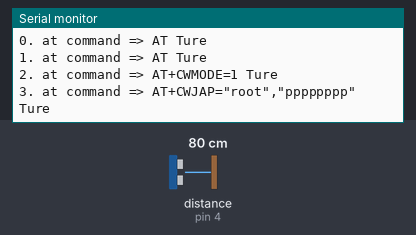
This sketch was run on a simulated Arduino Uno, built with avr-gcc and run on an emulated ATmega328P. On the bench: the last lines printed to the serial monitor. Wiring (inferred from the names in the program): ultrasonic range finder: trigger pin 5; echo pin 4. Inputs (shaded band) come from the test bench; at power-on: distance to the obstacle (sensor on pin 4) 80 cm. The echo pulse lasts 58.3 µs per cm; the modem accepts every AT command (registered, SIM ready, sends succeed) and sends nothing else.

Above: at 1.7 s.
1.8 s: distance to the obstacle (sensor on pin 4) set to 2 cm
At 3.2 s:
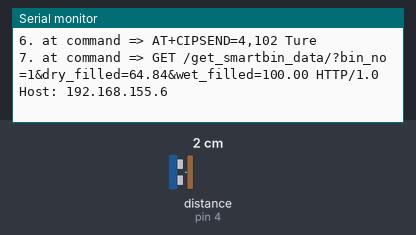
3.5 s: distance to the obstacle (sensor on pin 4) set to 4 cm
At 5.3 s:
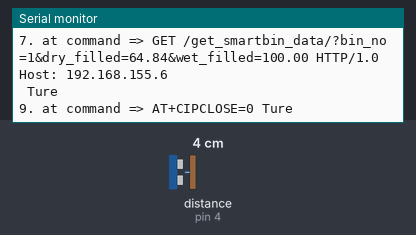

The sketch:

smartbin.ino
```cpp
#include <SoftwareSerial.h>
#define RX 6                    //pin 6 as receiver
#define TX 7                    //pin 7 as transmitter

String AP ="root";              //wifi Router name
String PASS ="pppppppp";        //wifi router password
String HOST = "192.168.155.6";  //Server IP address or Domain name
String PORT = "80";             //server port number


int countTrueCommand;           //for debugging purpose
int countTimeCommand;           //for debugging purpose
boolean found = false;
SoftwareSerial esp8266(RX,TX);

String bin_no="1";              //Dustbin number


int dry_trigPin=5;              //trigger pin for dry dustbin
int dry_echoPin=4;              //echo pin for dry dustbin

int wet_trigPin=3;              //trigger pin for wet dustbin
int wet_echoPin=2;              //echo pin for wet dustbin

int pingTravelTime;             //for storing wave travel time
float distance;                 //for storing calculated distance
float dry;                      //for storing dry dustbin's distance
float wet;                      //for stiring wet distbin's distnace

String uri;                     //to store url
String sendData;                //to store HTTP GET method (data to be sent)

void setup() {
  //set IO pins for ultrasonc sensor
  pinMode(dry_trigPin,OUTPUT);
  pinMode(dry_echoPin,INPUT);

  pinMode(wet_trigPin,OUTPUT);
  pinMode(wet_echoPin,INPUT);

  //begin serial communication with esp on 9600 baudrate
  Serial.begin(9600);
  esp8266.begin(9600);
//  Serial.begin(115200);
//  esp8266.begin(115200);
  sendCommand("AT",5,"OK",false);
  delay(500);
  ConnectToWifi();                  //connect to wifi router
}


void loop() {

  //Get distance between Garbage and ultrasonic sensor for dry and wet bin
  dry = getDistance(dry_trigPin, dry_echoPin);
  wet = 100.0;//getDistance(wet_trigPin, wet_echoPin);


  //URL for sending data
  uri="/get_smartbin_data/?bin_no="+bin_no+"&dry_filled="+String(dry)+"&wet_filled="+String(wet);


  //For HTTP GET method
  sendData=
  "GET " + uri + " HTTP/1.0\n" +
  "Host: " + HOST + "\n" +
  "\n";


  //For HTTP POST method        //Django does'nt support due to csrf_token verification
//  sendData=
//  "PUT "+ uri +" HTTP/1.1\n"+
//  "Host: " + HOST + "\n" +
//  "Content-Type: application/json\n"+
//  "Content-Length: 80\n"+
//  "{\n"+
//    "\"Id\": 12345,\n"+
//    "\"Customer\": \"John Smith\",\n"+
//    "\"Quantity\": 1,\n"+
//    "\"Price\": 10.00\n"+
//  "}\n";


 sendCommand("AT+CIPMUX=1",2,"OK",false); //
 sendCommand("AT+CIPSTART=4,\"TCP\",\""+ HOST +"\","+ PORT,10,"OK",false);    //Establish tcp connection with server wih HOST and PORT
 sendCommand("AT+CIPSEND=4," +String(sendData.length()+4),3,">",false);       //Register Size of data to be sent
 sendCommand(sendData,5,"OK",false);                                          //Send data
 delay(1000);
 countTrueCommand++;
 sendCommand("AT+CIPCLOSE=0",2,"OK",false);                                   //Close connection
}


//Function for connecting to the wifi router
bool ConnectToWifi(){
  for (int a=0; a<15; a++)
  {
    sendCommand("AT",5,"OK",false);
    sendCommand("AT+CWMODE=1",5,"OK",false);                                                  //Set esp to station mode(Client mode)
    boolean isConnected = sendCommand("AT+CWJAP=\""+ AP +"\",\""+ PASS +"\"",20,"OK",false);  //Connect to wifi with AP and PASS
    if(isConnected)
    {
      return true;
    }
  }
}


//For executing the commands and checking for success and failures
bool sendCommand(String command, int maxTime, char readReplay[],boolean isGetData) {
  boolean result=false;

  //Test Purpose
  Serial.print(countTrueCommand);
  Serial.print(". at command => ");
  Serial.print(command);
  Serial.print(" ");
  while(countTimeCommand < (maxTime*1))
  {
    esp8266.println(command);
    if(esp8266.find(readReplay))//ok
    {
      result = true;
      break;
    }
    countTimeCommand++;
  }

  if(result == true)
  {
    Serial.println("Ture");
    countTrueCommand++;
    countTimeCommand = 0;
  }

  if(result == false)
  {
    Serial.println("False");
    countTrueCommand = 0;
    countTimeCommand = 0;
  }

  found = false;
  return result;
 }


//for getting distance through ultrasonic sensor
float getDistance(int trigPin, int echoPin){

  int i;
  int noMeas=100;   //Number of measures to be taken
  float avg=0;      //For storing the result of average

  //calculate distance noMeas times
  for(i=0;i<noMeas;i++){
    digitalWrite(trigPin,LOW);
    delayMicroseconds(10);
    digitalWrite(trigPin,HIGH);
    delayMicroseconds(10);
    digitalWrite(trigPin,LOW);
    pingTravelTime=pulseIn(echoPin,HIGH);                 //Get wave travel time
//    distance=(123436685./3600000000.)*pingTravelTime;   //calculate distance from wave travel time
    distance=(0.034287968)*pingTravelTime;
    distance=distance/2.;
    avg=avg+distance;
    delay(10);

    }
    avg=avg/noMeas;        //calculate average distnace

  return avg;             //return distance

}
```

Measured:
- after the input at 1.8 s, the serial monitor: prints a new line after 0.35 s (image 1)
